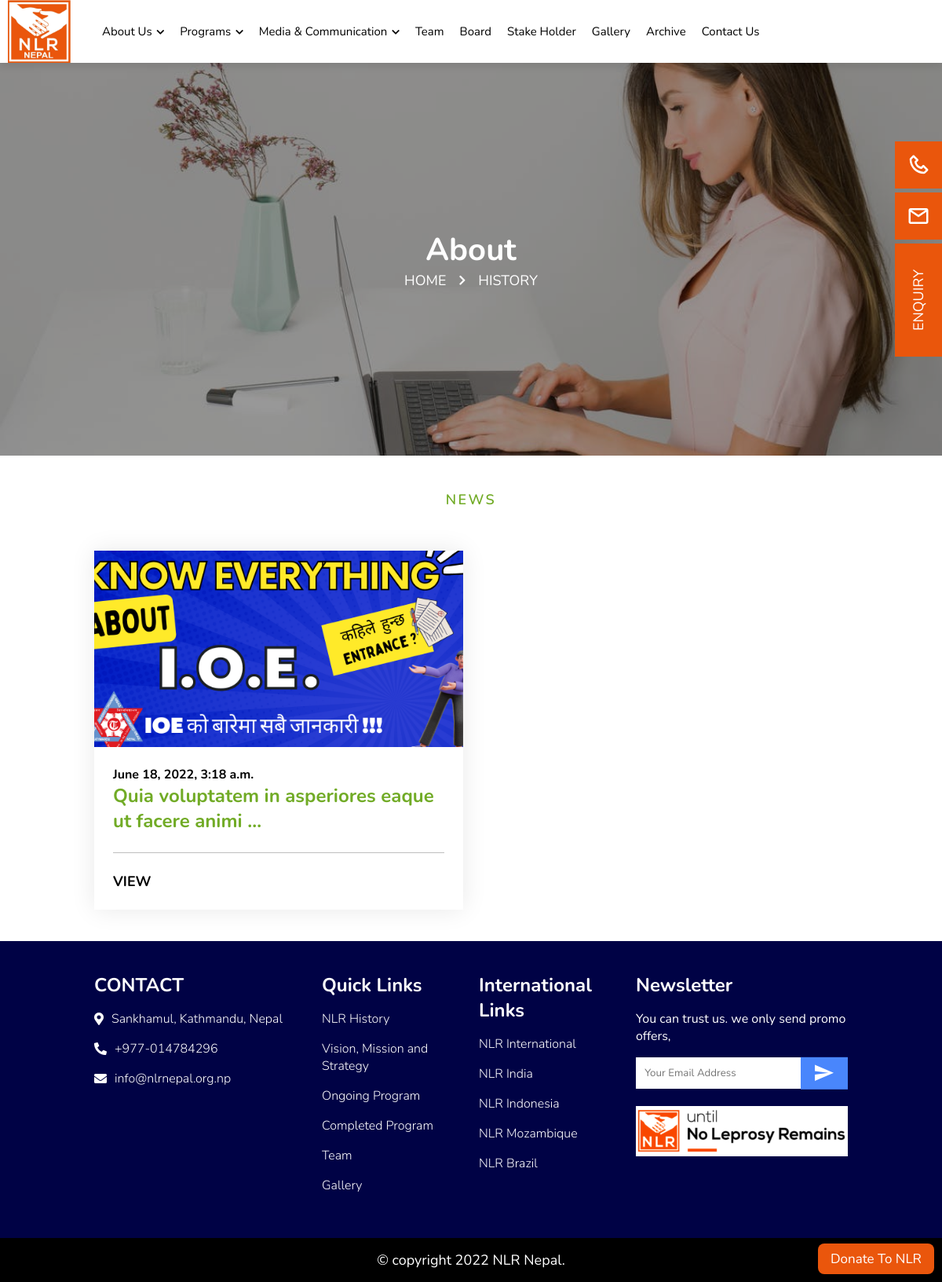
Page /pages/news/ on the committed database.
### home/models.py (models this page shows, shortened)
class News(models.Model):
    title = models.CharField(max_length=255, verbose_name='Title', unique=True)
    slug = models.SlugField(max_length=255, unique=True, null=True, blank=True)
    description = RichTextField()
    image = models.ImageField(upload_to='blog/', verbose_name='Image')
    location = models.CharField(max_length=255, verbose_name='Location')
    created_at = models.DateTimeField(auto_now_add=True)
    updated_at = models.DateTimeField(auto_now=True)
    class Meta:
        verbose_name_plural = "News"

### pages/views.py (the view)
# urls.py: path('news/', NewsPageView.as_view(), name='news'),
class NewsPageView(View):
    def get(self, request, *args, **kwargs):
        news = News.objects.all().order_by('-id')
        context = {
            'news': news,
        }
        return render(request, 'frontend/pages/news.html', context)

### home/context_processors.py (called while the page is built)
def social_accounts(request):
    socials = SocialAccount.objects.all()
    return dict(socials=socials)

### templates/frontend/pages/news.html (shortened to what this page needs)
{% extends "frontend/base.html" %}
{% load static %}
{% block content %}
  <div class="page-banner" style="background-image: url({% static 'frontend/images/img/page-banner.jpeg' %})">
    <div class="enquiry">
      <a href="{% url 'contact' %}">
        <button>Enquiry</button>
      </a>
    </div>
    <a href="mailto:info@nlrnepal.org.np">
    <div class="side-email">
      <div class="icon">
        <img src="{% static 'frontend/images/icons/mail.svg' %}" alt="" />
      </div>
    </div>
    </a>
    <a href="tel:+977-014784296">
    <div class="side-call">
      <div class="icon">
        <img src="{% static 'frontend/images/icons/phone.svg' %}" alt="" />
      </div>
    </div>
    </a>
    <div class="page-title">
      <h1>About</h1>
      <h6>
        <a href="/"> Home</a>
        <i class="fas fa-chevron-right"></i> History
      </h6>
    </div>
  </div>
  <section>
    <div class="wrapper">
      <div class="blog">
        <div class="title">
          <h4>News</h4>
        </div>
        <div class="list">
        {% for article in news %}
          <div class="item">
            <a href="{% url 'newsdetail' article.slug %}">
              <div class="image">
                <div class="img" style="background-image: url({{article.image.url}})"></div>
              </div>
            </a>
            <div class="details">
              <h6>{{article.created_at}}</h6>
              <a href="{% url 'newsdetail' article.slug %}">
                <h4 class="name">{{article.title|truncatewords:8}}</h4>
              </a>
              <a href="{% url 'newsdetail' article.slug %}">
                <button>View</button>
              </a>
            </div>
          </div>
          {% endfor %}
        </div>
      </div>
    </div>
  </section>
{% endblock content %}

### static/frontend/css/responsive.css (style rules this page uses)
@media only screen and (max-width: 1200px) { .wrapper { max-width: 1000px; } }
@media only screen and (max-width: 1200px) { .blog .list { display: -ms-grid; display: grid; -ms-grid-columns: 1fr 1fr; grid-template-columns: 1fr 1fr; grid-gap: 20px; } }

### rows in the picture
News: image (picture), created_at "June 18, 2022, 3:18 a.m.", title "Quia voluptatem in asperiores eaque ut facere animi …"
